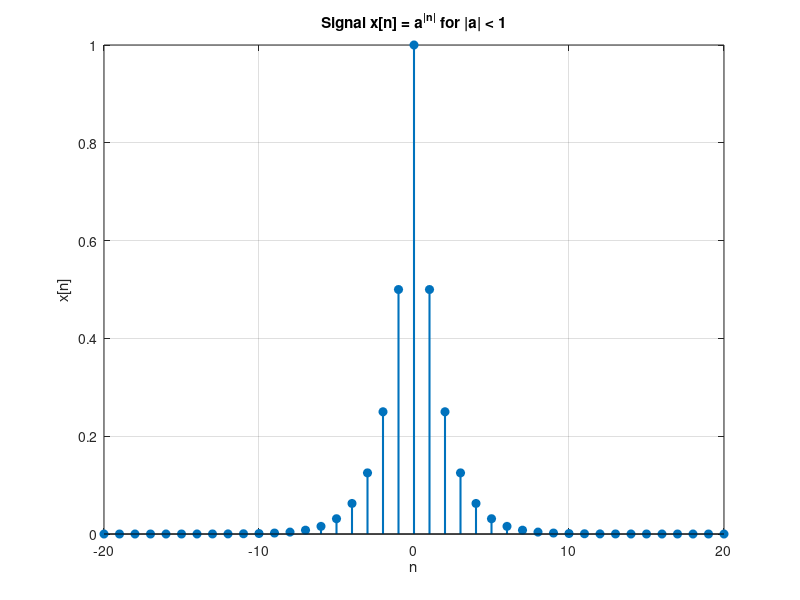
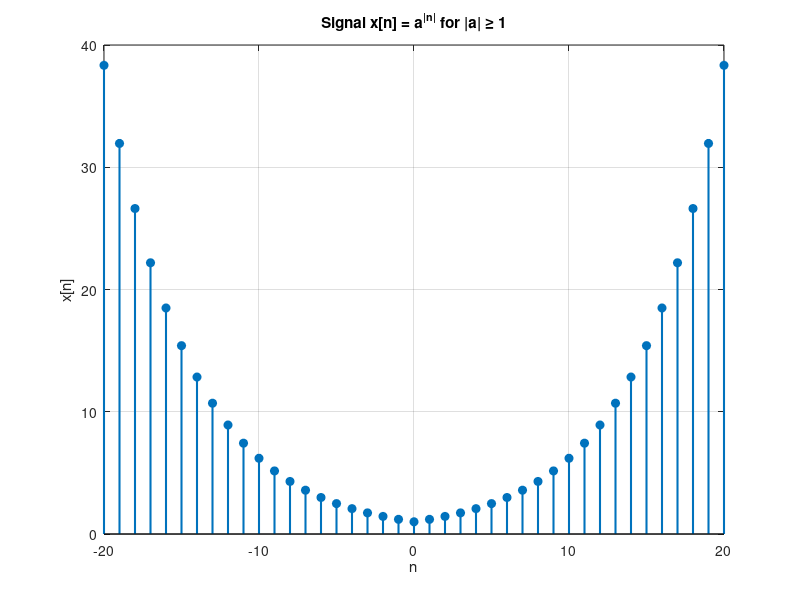

MATLAB code for these plots, in order:
clc;
close all;
clear;
format compact;

i = 20;
n = -i:1:i;
N = length(n);

% Case a: |a| < 1
a1 = 0.5; 
x1 = a1.^abs(n); 
% Energy of x1
energy_x1 = sum(abs(x1).^2);
% Average power of x1
avg_power_x1 = energy_x1 / N

figure;
stem(n, x1, 'filled', 'LineWidth', 1.5);
title('Signal x[n] = a^{|n|} for |a| < 1');
xlabel('n');
ylabel('x[n]');
grid on;

% Case 1: |a| > 1
a2 = 1.2; 
x2 = a2.^abs(n);

figure;
stem(n, x2, 'filled', 'LineWidth', 1.5);
title('Signal x[n] = a^{|n|} for |a| \geq 1');
xlabel('n');
ylabel('x[n]');
grid on;
